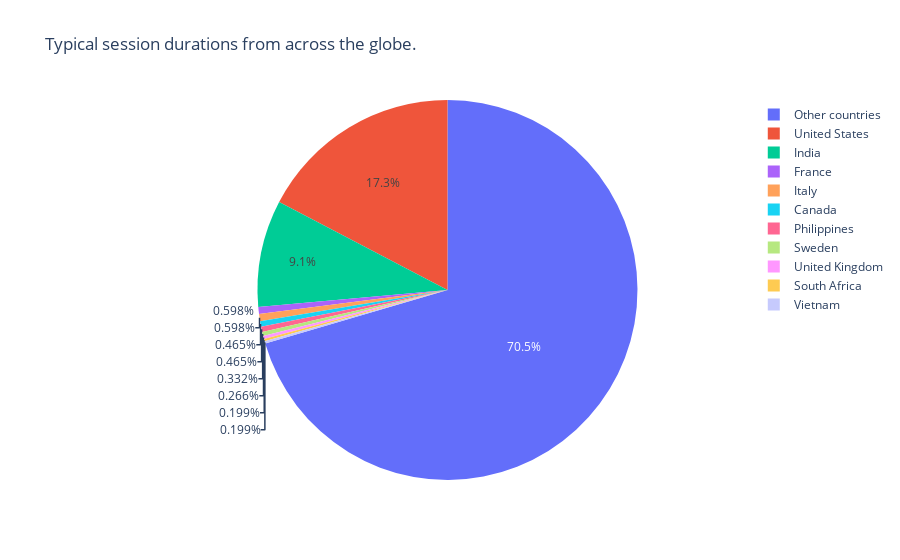
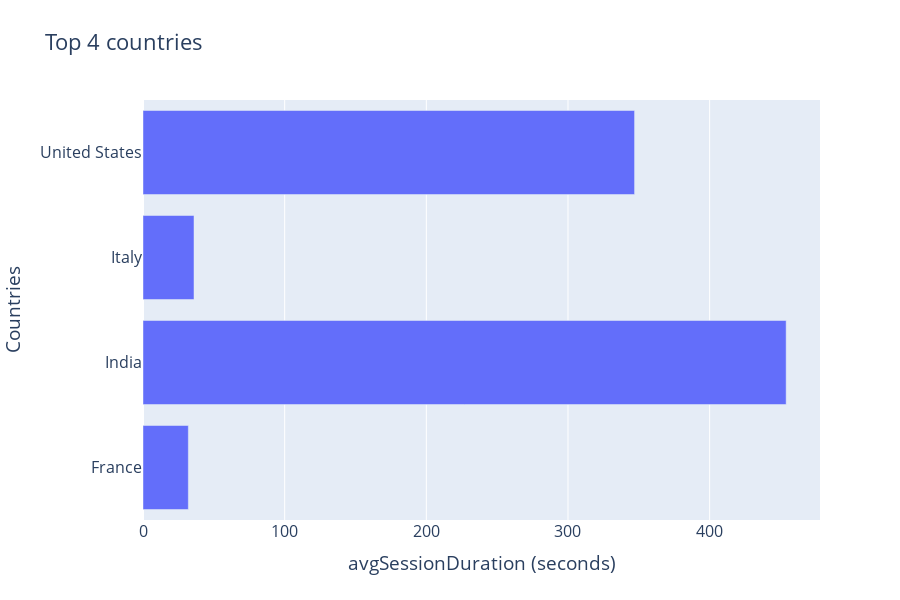

Write notebook code for charts like these, in order.
### Code cell
init_notebook_mode(connected=True)

avg_country.loc[avg_country.avgSessionDuration <= 2, 'Country'] = 'Other countries'
fig23 = px.pie(avg_country, values='avgSessionDuration', names='Country', 
             title='Typical session durations from across the globe.')

fig231 = go.Figure(go.Bar(
            x=ad.iloc[[1,2,3,8],4].tolist(),
            y=ad.iloc[[1,2,3,8],0].tolist(),
            orientation='h'))

fig231.update_layout(title='Top 4 countries',
                  yaxis_title='Countries',
                  xaxis_title='avgSessionDuration (seconds)',
                  height=600,
                  font=dict(size=16))

iplot(fig23, filename = 'basic-pie', config = config)
# plot(fig, filename = 'figure_1.html', config = config)
# display(HTML('figure_1.html'))

iplot(fig231, filename = 'basic-bar', config = config)

### Figure 1 — Plotly figure (JSON) as saved in the notebook; plotly's stock layout.template omitted (floating-point values rounded to 4 significant figures; data arrays with more than 128 entries replaced by an {"elided": "..."} marker saying what was removed)
{"data": [{"domain": {"x": [0, 1], "y": [0, 1]}, "hovertemplate": "Country=%{label}<br>avgSessionDuration=%{value}<extra></extra>", "labels": {"elided": "1041 str values"}, "legendgroup": "", "name": "", "showlegend": true, "type": "pie", "values": {"elided": "1041 int values"}}], "layout": {"legend": {"tracegroupgap": 0}, "title": {"text": "Typical session durations from across the globe."}}}

### Figure 2 — Plotly figure (JSON) as saved in the notebook; plotly's stock layout.template omitted (floating-point values rounded to 4 significant figures)
{"data": [{"orientation": "h", "type": "bar", "x": [32, 454, 36, 347], "y": ["France", "India", "Italy", "United States"]}], "layout": {"font": {"size": 16}, "height": 600, "title": {"text": "Top 4 countries"}, "xaxis": {"title": {"text": "avgSessionDuration (seconds)"}}, "yaxis": {"title": {"text": "Countries"}}}}
